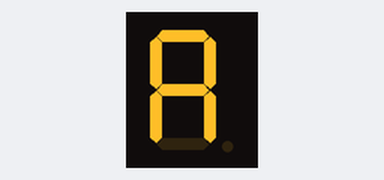
Recording of a sketch running on a simulated Arduino Uno, built with avr-gcc and run on an emulated ATmega328P. On the bench: 1-digit seven-segment display. Wiring (inferred from the names in the program): 1-digit 7-segment display, segments lit when HIGH: segments pin 4, pin 5, pin 7, pin 8, pin 9, pin 10, pin 11. The segment pins are drawn as the display they are named for.

Above: at 0.1 s.
At 2.1 s:
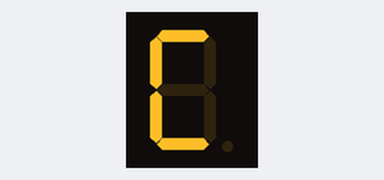
At 3.1 s:
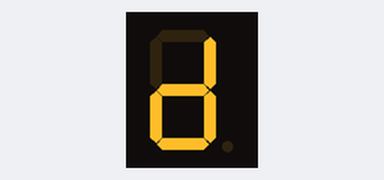
At 4.1 s:
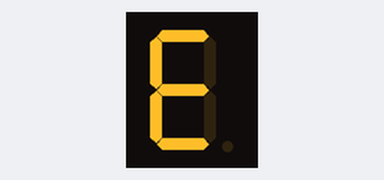
At 6.1 s:
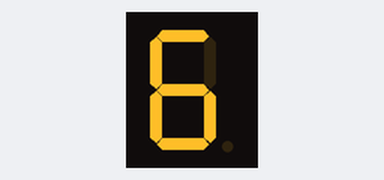
At 9.1 s:
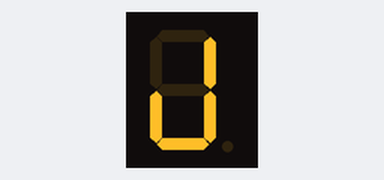

The sketch:

seven_segment_letters.ino
```cpp
// 5161AS 7-Segment Display
// Common Cathode
// Arduino UNO
// Alphabetic Display A-J

const int A = 4;
const int B = 5;
const int C = 7;
const int D = 8;
const int E = 9;
const int F = 10;
const int G = 11;

const int timeDelay = 1000;


// Turn everything OFF
void clearDisplay() {
  digitalWrite(A, LOW);
  digitalWrite(B, LOW);
  digitalWrite(C, LOW);
  digitalWrite(D, LOW);
  digitalWrite(E, LOW);
  digitalWrite(F, LOW);
  digitalWrite(G, LOW);
}


// Display A
void displayA() {
  clearDisplay();
  digitalWrite(A, HIGH);
  digitalWrite(B, HIGH);
  digitalWrite(C, HIGH);
  digitalWrite(E, HIGH);
  digitalWrite(F, HIGH);
  digitalWrite(G, HIGH);
}


// Display B (lowercase b shape)
void displayB() {
  clearDisplay();
  digitalWrite(C, HIGH);
  digitalWrite(D, HIGH);
  digitalWrite(E, HIGH);
  digitalWrite(F, HIGH);
  digitalWrite(G, HIGH);
}


// Display C
void displayC() {
  clearDisplay();
  digitalWrite(A, HIGH);
  digitalWrite(D, HIGH);
  digitalWrite(E, HIGH);
  digitalWrite(F, HIGH);
}


// Display D (lowercase d shape)
void displayD() {
  clearDisplay();
  digitalWrite(B, HIGH);
  digitalWrite(C, HIGH);
  digitalWrite(D, HIGH);
  digitalWrite(E, HIGH);
  digitalWrite(G, HIGH);
}


// Display E
void displayE() {
  clearDisplay();
  digitalWrite(A, HIGH);
  digitalWrite(D, HIGH);
  digitalWrite(E, HIGH);
  digitalWrite(F, HIGH);
  digitalWrite(G, HIGH);
}


// Display F
void displayF() {
  clearDisplay();
  digitalWrite(A, HIGH);
  digitalWrite(E, HIGH);
  digitalWrite(F, HIGH);
  digitalWrite(G, HIGH);
}


// Display G (approximation)
void displayG() {
  clearDisplay();
  digitalWrite(A, HIGH);
  digitalWrite(C, HIGH);
  digitalWrite(D, HIGH);
  digitalWrite(E, HIGH);
  digitalWrite(F, HIGH);
  digitalWrite(G, HIGH);
}


// Display H
void displayH() {
  clearDisplay();
  digitalWrite(B, HIGH);
  digitalWrite(C, HIGH);
  digitalWrite(E, HIGH);
  digitalWrite(F, HIGH);
  digitalWrite(G, HIGH);
}


// Display I (resembles 1)
void displayI() {
  clearDisplay();
  digitalWrite(B, HIGH);
  digitalWrite(C, HIGH);
}


// Display J
void displayJ() {
  clearDisplay();
  digitalWrite(B, HIGH);
  digitalWrite(C, HIGH);
  digitalWrite(D, HIGH);
  digitalWrite(E, HIGH);
}


void setup() {
  pinMode(A, OUTPUT);
  pinMode(B, OUTPUT);
  pinMode(C, OUTPUT);
  pinMode(D, OUTPUT);
  pinMode(E, OUTPUT);
  pinMode(F, OUTPUT);
  pinMode(G, OUTPUT);

  clearDisplay();
}


void loop() {
  displayA();
  delay(timeDelay);

  displayB();
  delay(timeDelay);

  displayC();
  delay(timeDelay);

  displayD();
  delay(timeDelay);

  displayE();
  delay(timeDelay);

  displayF();
  delay(timeDelay);

  displayG();
  delay(timeDelay);

  displayH();
  delay(timeDelay);

  displayI();
  delay(timeDelay);

  displayJ();
  delay(timeDelay);
}
```

Measured:
- by itself, everything shown: repeats every 10.0 s, in 10 steps
- what the display in image 1 shows lasts 1.0 s, from 2.0 s to 3.0 s
